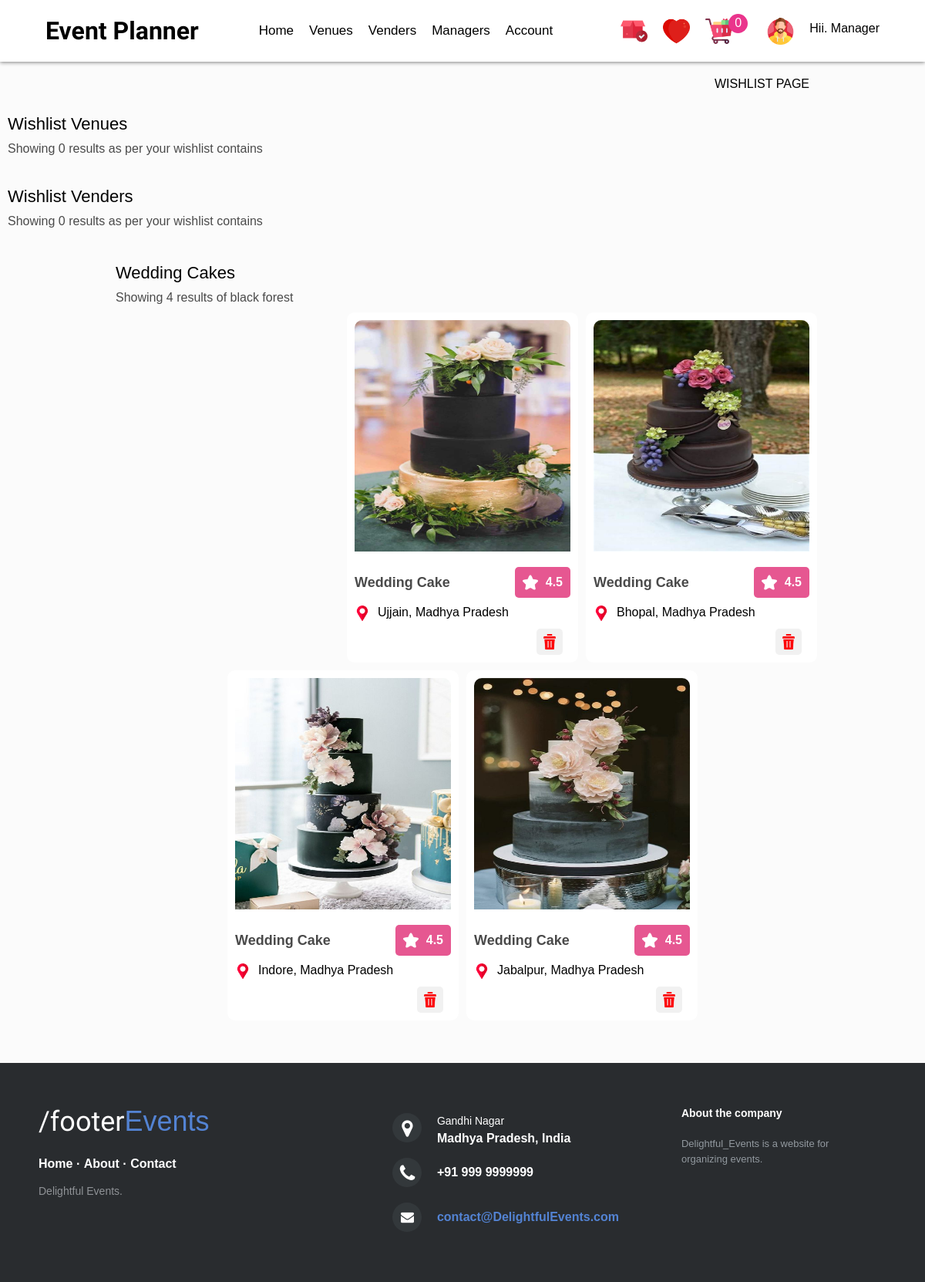
The page /wishlist (signed in) on the database its author committed.
### Cake/models.py (models this page shows, shortened)
class CAKE_WISHLIST(models.Model):
    cakewish_id = models.UUIDField(primary_key=True,default=uuid.uuid4,editable=False)
    user = models.ForeignKey(User,on_delete=models.CASCADE)
    cake = models.ForeignKey(CAKE,on_delete=models.CASCADE)
    class Meta:
        ordering=['user']

class CAKE(models.Model):
    cake_id = models.UUIDField(primary_key=True,default=uuid.uuid4,editable=False)
    cake_name = models.CharField(max_length=20)
    flavour = models.ForeignKey(CAKE_FLAVOUR, on_delete=models.CASCADE)
    provider = models.ForeignKey(CAKE_PROVIDER, on_delete=models.CASCADE)
    image = models.ImageField(upload_to='Cake_Image')
    price = models.FloatField(default=1000.0,validators=[MinValueValidator(1000.0),MaxValueValidator(10000.0)])
    color = models.CharField(max_length=10,choices=cake_color)
    class Meta:
        ordering=['flavour']

class CAKE_PROVIDER(models.Model):
    cakeprovider_id = models.UUIDField(primary_key=True,default=uuid.uuid4,editable=False)
    cakep_name = models.CharField(max_length=20)
    mobile = models.CharField(default='9155007890',validators=[MinLengthValidator(10),MaxLengthValidator(10)],max_length=10)
    email = models.EmailField(default='@gmail.com',validators=[MinLengthValidator(11),MaxLengthValidator(50)])
    state = models.CharField(default='Madhya Pradesh' ,max_length=20)
    city = models.CharField(max_length=20)
    class Meta:
        ordering=['cakep_name']

### Wedding/views.py (the view)
# urls.py: path('wishlist', views.Wishlist, name='wishlist'),
def Wishlist(request):
    if request.user.is_authenticated:
        user = request.user
        venue_wish = Venue_Wishlist.objects.filter(user=user)
        total_venue = Venue_Wishlist.objects.filter(user=user).count()
        vender_wish = Vender_Wishlist.objects.filter(user=user)
        total_vender = Vender_Wishlist.objects.filter(user=user).count()
        cake_wish = CAKE_WISHLIST.objects.filter(user=user)
        total_cake = CAKE_WISHLIST.objects.filter(user=user).count()
        venue_count = Venue_Cart.objects.filter(user=user).count()
        vender_count = Vender_Cart.objects.filter(user=user).count()
        cake_count = CAKE_CART.objects.filter(user=user).count()
        total_item = venue_count + vender_count + cake_count
        data = {'venue_wish': venue_wish, 'vender_wish': vender_wish, 'cake_wish': cake_wish, 'total_venue': total_venue, 'total_vender': total_vender, 'total_cake': total_cake,
                'venue_count': venue_count, 'vender_count': vender_count, 'cake_count': cake_count, 'total_item': total_item}
        return render(request, 'Wishlist.html', data)
    else:
        messages.success(request,'Wishlist service will open after login.')
        return render(request, 'Login.html')

### Templates/wedding/Wishlist.html (shortened to what this page needs)
{% include "Header.html" %}
<div style="display: flex; justify-content: flex-end; margin-right: 150px; margin-top: 20PX;">
    <p>WISHLIST PAGE</p>
</div>
<div class="venue-card-container">
    <div class="venue-card-title">
        <p class="venue-card-title-p">Wishlist Venues </p>
        <p style="color:#4a4a4a; margin-top: 10px;">Showing {{total_venue}} results as per your wishlist contains</p>
    </div>
    <div class="venue-card-title"></div>
    <div class="venue-card-title"></div>
</div>
<div class="vender-card-container">
    <div class="vender-card-title">
        <p class="venue-card-title-p">Wishlist Venders</p>
        <p style="color:#4a4a4a; margin-top: 10px;">Showing {{total_vender}} results as per your wishlist contains</p>
    </div>
    <div class="venue-card-title"></div>
    <div class="venue-card-title"></div>
</div>
<div class="vender-card-container" >
    <div class="cake-card-copy">
        <p class="venue-card-title-p">Wedding Cakes</p>
        <p style="color:#4a4a4a; margin-top: 10px;">Showing {{total_cake}} results of black forest
        </p>
    </div>
    <div class="cake-card-copy"></div>
    <div class="cake-card-copy"></div>
    <div class="cake-card-copy"></div>
    {% for i in cake_wish %}
    <div class="cake-card">
        <div class="cake-img-div">
            <a href="{% url 'cakeDtls' i.cake_id %}">
                <img src="{{i.cake.image.url}}" alt="taj-lakefront" class="img100 venue-img">
            </a>
        </div>
        <div class="place-review">
            <p class="venue-name">{{i.cake.cake_name}}</p>
            <div class="rating-div">
                <img class="image20" src="/Static/icons/star.png" alt="star-rating">
                <p class="rating-p">4.5</p>
            </div>
        </div>
        <div class="location-type">
            <div class="location-div">
                <img class="image20 margin-right-10" src="/Static/icons/placeholder.png" alt="location-mark">
                <p>{{i.cake.provider.city}}, {{i.cake.provider.state}}</p>
            </div>
        </div>
        <div class="delete-div jc-fe">
            <a href="{% url 'removecake_towish' i.cake_id %}" class="delete-link">
                <img src="/Static/icons/delete-red.png" alt="delete-icon" class="image20">
            </a>
        </div>
    </div>
    {% endfor %}
</div>
{% include "Footer.html" %}

### Templates/wedding/Header.html (shortened to what this page needs)
<html lang="en">
<head>
    <link rel="stylesheet" href="/Static/Css/Header.css">
    <link rel="stylesheet" href="/Static/Css/Home.css">
    <link rel="stylesheet" href="/Static/Css/Forms.css">
    <link rel="stylesheet" href="/Static/Css/VenueDetailed.css">
    <link rel="stylesheet" href="/Static/Css/WedCategories.css">
    <link rel="stylesheet" href="/Static/Css/VenueCard.css">
    <link rel="stylesheet" href="/Static/Css/Cake_card.css">
    <link rel="stylesheet" href="/Static/Css/PhotographerCard.css">
    <link rel="stylesheet" href="/Static/Css/Footer.css">
    <link rel="stylesheet" href="http://maxcdn.bootstrapcdn.com/font-awesome/4.2.0/css/font-awesome.min.css">
</head>
<body style="background-color: #fbfbfb;">
    <header class="HEADER">
        <div class="BRAND">
            <h1><a href="{% url 'home' %}" class="brand-text">Event Planner</a></h1>
        </div>
        <div class="MENU">
            <ul>
                <li>
                    <a href="{% url 'wedding' %}">Home</a>
                </li>
                <li>
                    <a href="{% url 'venues' %}">Venues</a>
                </li>
                <li>
                    <a href="{% url 'venders' %}">Venders</a>
                </li>
                <li>
                    <a href="{% url 'managers' %}">Managers</a>
                </li>
                <li id="LI">
                    <a href="{% url 'profile' %}">Account</a>
                </li>
            </ul>
        </div>
        <div class="icon_con">
            {% if user.is_authenticated %}
            <div class="icon">
                <a href="{% url 'order' %}">
                    <img src="/Static/icons/order.png" alt="" class="icon-img">
                </a>
            </div>
            {% endif %}
            <div class="icon">
                <a href="{% url 'wishlist' %}">
                    <img src="/Static/icons/heart-red.png" alt="" class="icon-img">
                </a>
            </div>
            <div class="icon">
                <a href="{% url 'cart' %}">
                    <img src="/Static/icons/cart.png" alt="" class="icon-img">
                </a>
            </div>
            {% if user.is_authenticated %}
            <div class="bidget-div">
                <p class="bidget-div-p">{{total_item}}</p>
            </div>
            {% endif %}
            <div class="icon">
                <a href="{% url 'profile' %}">
                    <img src="/Static/icons/profile.png" alt="" class="icon-img">
                </a>
            </div>
            <div class="username">
                {% if user.is_authenticated %}
                Hii. {{user.first_name}}
                {% endif %}
            </div>
        </div>
    </header>

### Static/Css/Header.css (style rules this page uses)
* { margin: 0; padding: 0; box-sizing: border-box; font-family: proxima-nova, sans-serif; }
.img100 { width: 100%; height: 100%; }
.image20 { width: 20px; height: 20px; }
.margin-right-10 { margin-right: 10px; }
.bidget-div { position: relative; width: 25px; height: 25px; background-color: rgb(234, 52, 140); border-radius: 50%; display: flex; align-items: center; justify-content: center; left: -15px; }
.bidget-div-p { color: white; }
.HEADER { width: 100%; position: sticky; top: 0; display: flex; flex-wrap: wrap; background-color: white; box-shadow: 0px 1px 5px 0px gray; padding: 0px 25px; align-items: center; justify-content: space-around; }
.BRAND { padding: 0px 0px; }
.brand-text { text-decoration: none; color: #000000; font-family: 'Sora', sans-serif; }
.MENU { margin: 0px Opx; padding: 0px 0px; }
.MENU ul { list-style: none; display: flex; flex-wrap: wrap; }
.MENU ul li { padding: 30px 0px; }
.MENU ul li a { text-decoration: none; color: black; font-size: 17; padding: 30px 10px; }
.username { display: flex; text-align: center; justify-content: center; margin: 10px 0px 0px 10px; }
.icon_con { display: flex; flex-wrap: wrap; }
.icon { background-color: white; margin: 0px 5px; padding: 5px; border-radius: 10px; }
.icon-img { width: 35px; height: 35px; }

### Static/Css/VenueDetailed.css (style rules this page uses)
.rating-div { background-color: rgb(230 87 145); padding: 10px; align-items: center; border-radius: 5px; }
.rating-p { color: white; font-weight: 600; margin-left: 10px; }

### Static/Css/VenueCard.css (style rules this page uses)
.venue-card-container { display: flex; margin: auto; flex-wrap: wrap; justify-content: center; margin-top: 30px; }
.venue-card-title { width: 400px; padding: 0px 0px 10px 10px; }
.venue-card-title-p { font-size: 22px; }
.venue-img { border-radius: 10px 10px 0px 0px; position: static; }
.place-review { display: flex; justify-content: space-between; margin-top: 20px; align-items: center; }
.venue-name { color: #4a4a4a; font-weight: 550; font-size: 18px; }
.rating-div { display: flex; }
.location-type { display: flex; justify-content: space-between; margin-top: 10px; }
.location-div { display: flex; justify-content: space-between; }
.delete-div { display: flex; margin-right: 10px; align-items: center; margin-top: 10px; }
.delete-link { padding: 7px; background-color: #f1f1f1; border-radius: 5px; }
.jc-fe { justify-content: end; }

### Static/Css/Cake_card.css (style rules this page uses)
.cake-card { width: 300px; background-color: white; padding: 10px; border-radius: 10px; margin: 5px 5px; }
.cake-card-copy { width: 300px; padding: 0px 10px; margin: 5px 5px; }
.cake-img-div { height: 300px; width: 280px; }

### Static/Css/PhotographerCard.css (style rules this page uses)
.vender-card-container { display: flex; margin: auto; flex-wrap: wrap; justify-content: center; margin-top: 30px; }
.vender-card-title { width: 400px; padding: 0px 0px 10px 10px; }
.venue-name { color: #4a4a4a; font-weight: 550; font-size: 18px; }
.location-div { display: flex; justify-content: space-between; }

### rows shown on the page
CAKE_WISHLIST: cake.image (picture), cake.cake_name "Wedding Cake", cake.provider.city "Ujjain", cake.provider.state "Madhya Pradesh"
CAKE_WISHLIST: cake.image (picture), cake.cake_name "Wedding Cake", cake.provider.city "Bhopal", cake.provider.state "Madhya Pradesh"
CAKE_WISHLIST: cake.image (picture), cake.cake_name "Wedding Cake", cake.provider.city "Indore", cake.provider.state "Madhya Pradesh"
CAKE_WISHLIST: cake.image (picture), cake.cake_name "Wedding Cake", cake.provider.city "Jabalpur", cake.provider.state "Madhya Pradesh"

### other values the page prints
{{ total_item }} "0"
{{ user.first_name }} "Manager"
{{ total_venue }} "0"
{{ total_vender }} "0"
{{ total_cake }} "4"
